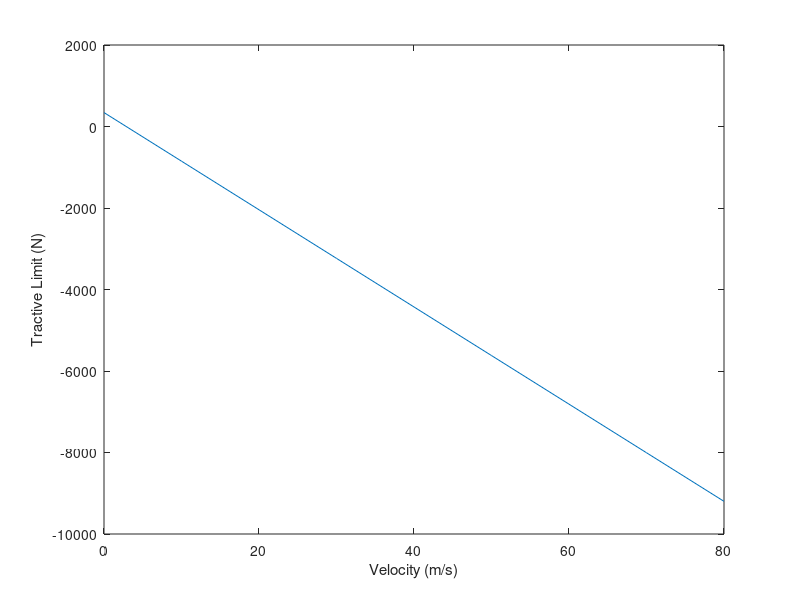

This chart was generated by the following MATLAB code:
% Define the vehicle parameters
vehicle_mass = 150;  % kg
wheel_radius = 0.3;  % m
g = 9.81;  % m/s^2
mu = 0.8;  % tire friction coefficient
Crr = 0.005;  % rolling resistance coefficient

% Define the velocity range
velocity_min = 0;  % m/s
velocity_max = 80;  % m/s
velocity_step = 10;  % m/s
velocity_range = velocity_min:velocity_step:velocity_max;

% Calculate the tractive limit at each velocity
tractive_limit = zeros(size(velocity_range));
for i = 1:length(velocity_range)
  velocity = velocity_range(i);
  tire_kappa = velocity / (wheel_radius * g); %Or can try to use function
  tractive_limit(i) = (mu * vehicle_mass * g * wheel_radius * (1 - tire_kappa)) / ...
    (1 + (Crr / mu)) - (vehicle_mass * g * Crr / mu);
end

% Plot the tractive limit vs. velocity
plot(velocity_range, tractive_limit);
xlabel('Velocity (m/s)');
ylabel('Tractive Limit (N)');